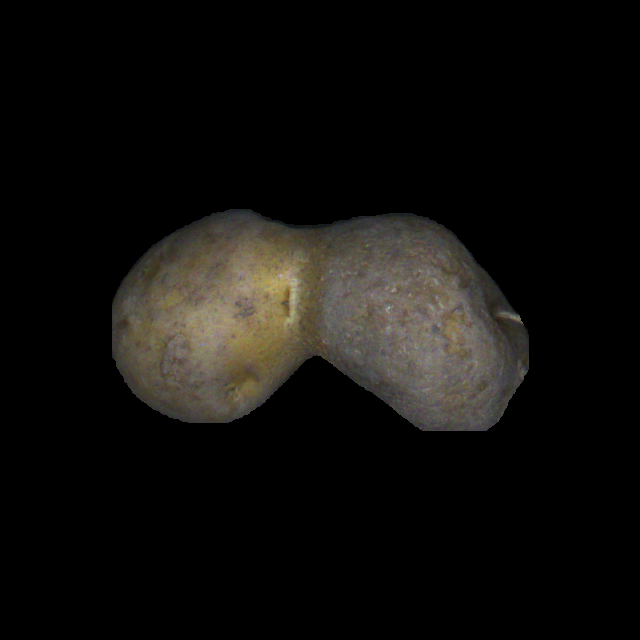
#> input picture 5_classes_malformed/heart/sd_malformed_12_2_1_154_0.png, 640 x 640 px, found by its file name; its folder holds only this picture in this run
$ jupyter execute --allow-errors heart.ipynb   (shell and % lines are left out)
#> lines starting #> are read from the running program, lines starting #| are printed output that depends on the picture; after the words box and inside, x2 and y2 are one past the last pixel; in counts of white or black regions, pixels touching at a corner belong together
[cell 1]
import cv2
import numpy as np
import os
from scipy.interpolate import interp1d
from pyefd import elliptic_fourier_descriptors
import matplotlib.pyplot as plt
import statistics

[cell 2]
# All Requirdef read_images_and_extract_contours_single_image(img_location):

def read_image_and_extract_contour(img_location):
    """Read an image from a given path and extract its largest external contour."""

    image = cv2.imread(img_location)
    gray = cv2.cvtColor(image, cv2.COLOR_BGR2GRAY)
    _, thresh = cv2.threshold(gray, 1, 255, cv2.THRESH_BINARY)
    contours, _ = cv2.findContours(thresh, cv2.RETR_EXTERNAL, cv2.CHAIN_APPROX_NONE)

    if contours:
        # Find the largest contour
        contour = max(contours, key=cv2.contourArea)
        contour = contour.squeeze()  # Remove unnecessary dimensions
        return normalize_contour_points(contour)
    else:
        return None  # Return None if no contours are found

# [9 lines left out: function normalize_contour_points, not called in this run]

def compute_first_10_harmonics(contour, order=30):
    """Compute Fourier coefficients and return the first 10 harmonics."""
    coeffs = elliptic_fourier_descriptors(contour, order=order, normalize=True)
    first_10_harmonics = coeffs[:10]  # Extract the first 10 harmonics
    return first_10_harmonics

# [79 lines left out: functions show_image, plot_harmonic_distribution, compute_S_only_positive, calculate_separator_suggested_change, not called in this run]

[cell 3]
# This Cell section just visualizes the extracted contours

def read_image_and_visualize_contour(img_location):
    """Read an image from a given path and extract its largest external contour."""

    image = cv2.imread(img_location)
    contours_list = []
    gray = cv2.cvtColor(image, cv2.COLOR_BGR2GRAY)
    _, thresh = cv2.threshold(gray, 1, 255, cv2.THRESH_BINARY)
    contours, _ = cv2.findContours(thresh, cv2.RETR_EXTERNAL, cv2.CHAIN_APPROX_NONE)

    if contours:
        # Find the largest contour
        contour = max(contours, key=cv2.contourArea)
        contour = contour.squeeze()  # Remove unnecessary dimensions

        # Normalize the contour points
        normalized_contour = normalize_contour_points(contour)

        # Append the normalized contour to the list
        contours_list.append(normalized_contour)

        # Visualize the contour on the original image
        visualize_contour(image, normalized_contour)

    return contours_list

def visualize_contour(image, contour):
    """Visualize the contour on the image using matplotlib."""
    # Convert image from BGR to RGB for matplotlib
    image_rgb = cv2.cvtColor(image, cv2.COLOR_BGR2RGB)

    # Plot the image
    plt.imshow(image_rgb)

    # Plot the contour on the image
    plt.plot(contour[:, 0], contour[:, 1], color='red', linewidth=2)  # Red contour line

    plt.title("Extracted Contour")
    plt.axis('off')  # Hide axes
    plt.show()

def normalize_contour_points(contour):
    """Normalize contour points for visualization (optional)."""
    # This function could be useful for contour normalization
    # Example: Scaling or translating points to some standard size
    return contour

[cell 4]
# Initialize lists to store separator values
separator_values_compute_s = []
separator_values_suggested_change = []

[cell 5]
# Read in all images of a folder and visualize accordingly

def process_images_in_folder(folder_path):
    """Process all images in a given folder, extract contours, compute harmonics, and calculate separator values."""
    for filename in os.listdir(folder_path):
        if filename.endswith(".png") or filename.endswith(".jpg"):  # Add more image formats if needed
            img_location = os.path.join(folder_path, filename)
            print(f"Processing image: {img_location}")

            # Read image and extract contour
            contour = read_image_and_extract_contour(img_location)
#> in read_image_and_extract_contour, image is the input picture: shape (640, 640, 3); mean B, G, R 12.9, 15.2, 16.6
#> in read_image_and_extract_contour, `gray = cv2.cvtColor(image, cv2.COLOR_BGR2GRAY)`:
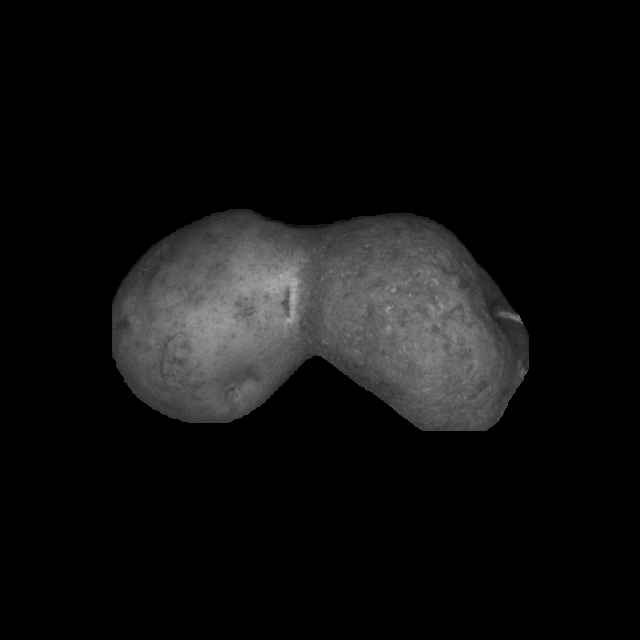
#> gray: shape (640, 640); min 0, max 183, mean 15.4
#> in read_image_and_extract_contour, `_, thresh = cv2.threshold(gray, 1, 255, cv2.THRESH_BINARY)`:
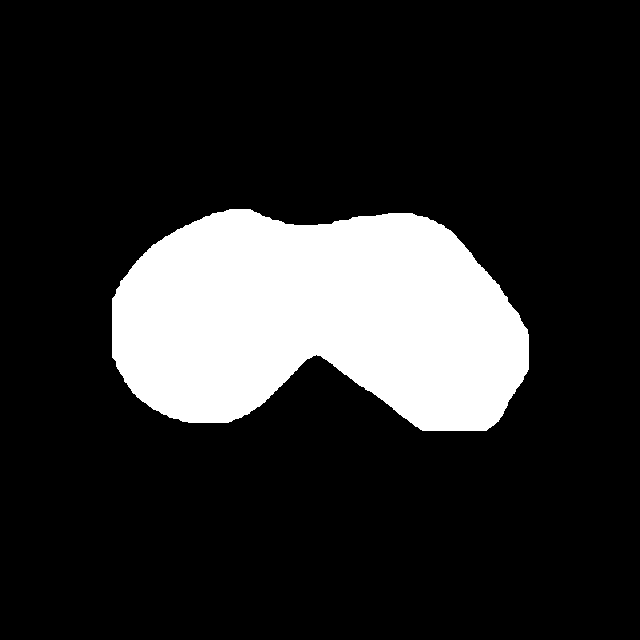
#> thresh: shape (640, 640); 17.2% white; 1 white region
#> in read_image_and_extract_contour, `contours, _ = cv2.findContours(thresh, cv2.RETR_EXTERNAL, cv2.CHAIN_AP..`: contours = 1 contour; box (x1, y1, x2, y2) and area: (112, 209, 529, 431) 69838
#> in read_image_and_extract_contour, `contour = max(contours, key=cv2.contourArea)`: contour = contour of 1030 points, box (x1, y1, x2, y2) (112, 209, 529, 431), area 69838
#> in read_image_and_extract_contour, `contour = contour.squeeze()`: contour = 1030 pairs, first value 112 to 528, second value 209 to 430

            if contour is not None:
                # Visualize the contour
                read_image_and_visualize_contour(img_location)
#> in read_image_and_visualize_contour, `contour = max(contours, key=cv2.contourArea)`: contour = contour of 1030 points, box (x1, y1, x2, y2) (112, 209, 529, 431), area 69838
#> in read_image_and_visualize_contour, `contour = contour.squeeze()`: contour = 1030 pairs, first value 112 to 528, second value 209 to 430
#> in read_image_and_visualize_contour, `normalized_contour = normalize_contour_points(contour)`: normalized_contour has the same summary as contour
#> in visualize_contour, `plt.show()`:
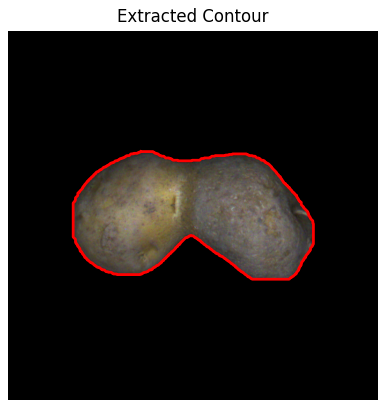
#> figure drawn by matplotlib, 1 panel

                # Compute the first 10 harmonics
                harmonics = compute_first_10_harmonics(contour)

                # Plot the harmonic distribution
                plot_harmonic_distribution(harmonics)

                # Calculate separator values
                S_compute_s = compute_S_only_positive(harmonics, m=3)
                print(f"S (computed): {S_compute_s}")

                S_suggested_change = calculate_separator_suggested_change(harmonics, m=3)
                print(f"S (suggested change): {S_suggested_change}")

                # Store separator values
                separator_values_compute_s.append(S_compute_s)
                separator_values_suggested_change.append(S_suggested_change)

                # Visualize the contour
                # read_image_and_visualize_contour(img_location)
                print("------------------------------------------------------------")

[cell 6]
# Folder path containing images
folder_path = "/home/mishkat/Documents/malformed_potato/5_classes_malformed/heart"  # Change this to your folder path

[cell 7]
# Process images in the specified folder
process_images_in_folder(folder_path)
#> (the call stopped at in compute_first_10_harmonics, `coeffs = elliptic_fourier_descriptors(contour, order=order, normalize=..`: pyefd is not available in this run)

$ run again, on 5_classes_malformed/heart/sd_malformed_12_2_2_260_8.png
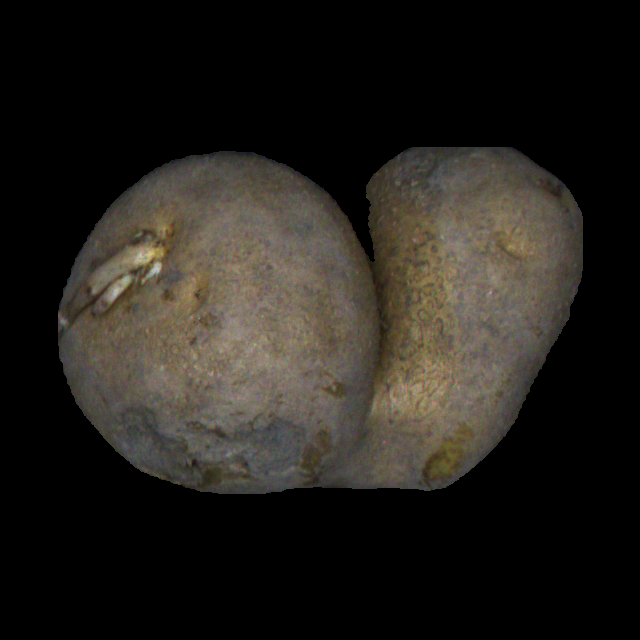
#> input picture 5_classes_malformed/heart/sd_malformed_12_2_2_260_8.png, 640 x 640 px, found by its file name
#> in read_image_and_extract_contour, image is the input picture: shape (640, 640, 3); mean B, G, R 27.4, 32.2, 35.4
#> in read_image_and_extract_contour, `_, thresh = cv2.threshold(gray, 1, 255, cv2.THRESH_BINARY)`:
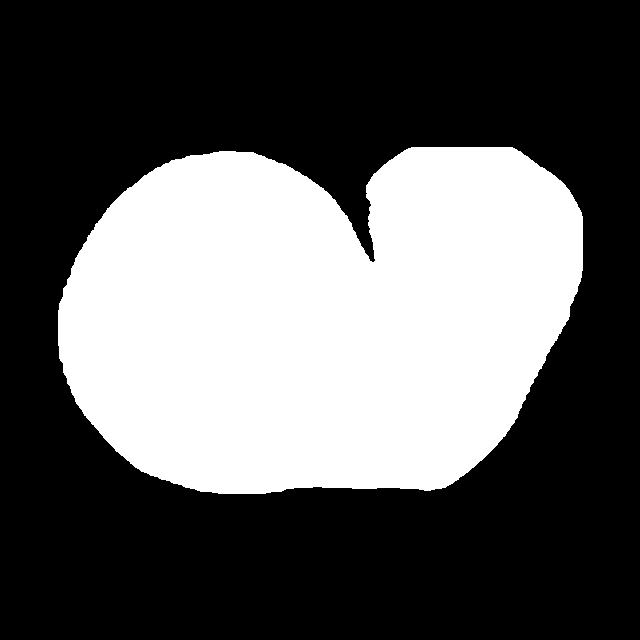
#> thresh: shape (640, 640); 36.1% white; 1 white region
#> in read_image_and_extract_contour, `contours, _ = cv2.findContours(thresh, cv2.RETR_EXTERNAL, cv2.CHAIN_AP..`: contours = 1 contour; box (x1, y1, x2, y2) and area: (58, 147, 583, 494) 147098
#> in read_image_and_extract_contour, `contour = max(contours, key=cv2.contourArea)`: contour = contour of 1471 points, box (x1, y1, x2, y2) (58, 147, 583, 494), area 147098
#> in read_image_and_extract_contour, `contour = contour.squeeze()`: contour = 1471 pairs, first value 58 to 582, second value 147 to 493
#> in read_image_and_visualize_contour, `contour = max(contours, key=cv2.contourArea)`: contour = contour of 1471 points, box (x1, y1, x2, y2) (58, 147, 583, 494), area 147098
#> in read_image_and_visualize_contour, `contour = contour.squeeze()`: contour = 1471 pairs, first value 58 to 582, second value 147 to 493
#> normalized_contour has the same summary as contour
#> in visualize_contour, `plt.show()`:
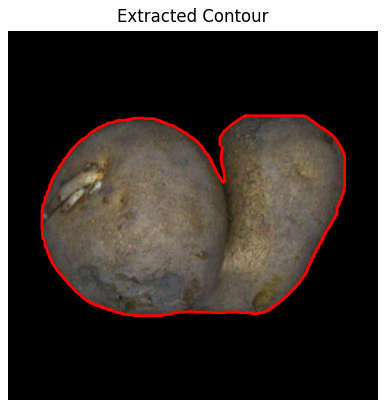
#> figure drawn by matplotlib, 1 panel

$ run again, on 5_classes_malformed/heart/sd_malformed_12_2_2_300_8.png
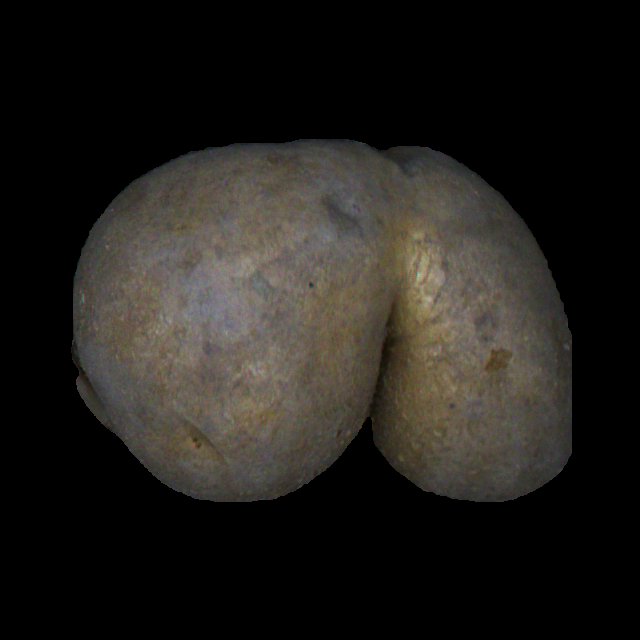
#> input picture 5_classes_malformed/heart/sd_malformed_12_2_2_300_8.png, 640 x 640 px, found by its file name
#> in read_image_and_extract_contour, image is the input picture: shape (640, 640, 3); mean B, G, R 27.2, 30.8, 33.3
#> in read_image_and_extract_contour, `_, thresh = cv2.threshold(gray, 1, 255, cv2.THRESH_BINARY)`:
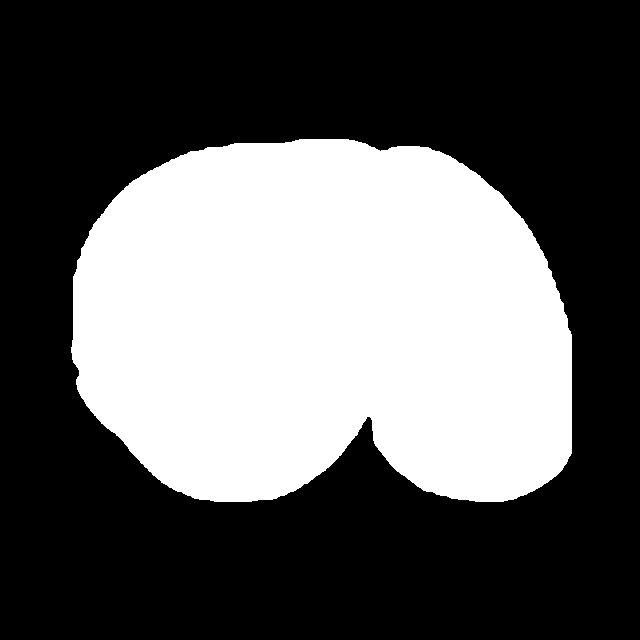
#> thresh: shape (640, 640); 36.9% white; 1 white region
#> in read_image_and_extract_contour, `contours, _ = cv2.findContours(thresh, cv2.RETR_EXTERNAL, cv2.CHAIN_AP..`: contours = 1 contour; box (x1, y1, x2, y2) and area: (71, 139, 572, 502) 150427
#> in read_image_and_extract_contour, `contour = max(contours, key=cv2.contourArea)`: contour = contour of 1406 points, box (x1, y1, x2, y2) (71, 139, 572, 502), area 150427
#> in read_image_and_extract_contour, `contour = contour.squeeze()`: contour = 1406 pairs, first value 71 to 571, second value 139 to 501
#> in read_image_and_visualize_contour, `contour = max(contours, key=cv2.contourArea)`: contour = contour of 1406 points, box (x1, y1, x2, y2) (71, 139, 572, 502), area 150427
#> in read_image_and_visualize_contour, `contour = contour.squeeze()`: contour = 1406 pairs, first value 71 to 571, second value 139 to 501
#> normalized_contour has the same summary as contour
#> in visualize_contour, `plt.show()`:
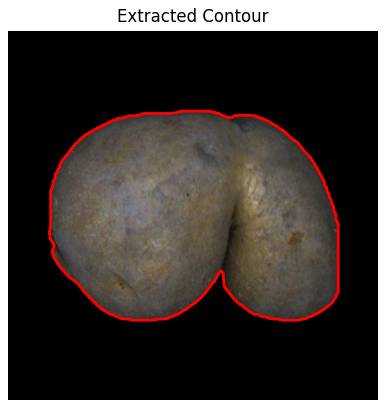
#> figure drawn by matplotlib, 1 panel

$ run again, on 5_classes_malformed/heart/sd_malformed_12_2_1_246_11.png
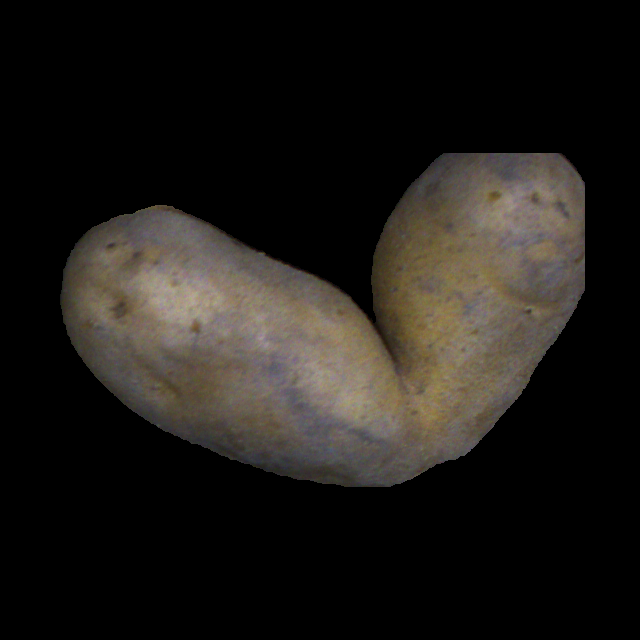
#> input picture 5_classes_malformed/heart/sd_malformed_12_2_1_246_11.png, 640 x 640 px, found by its file name
#> in read_image_and_extract_contour, image is the input picture: shape (640, 640, 3); mean B, G, R 23.2, 26.9, 29.9
#> in read_image_and_extract_contour, `_, thresh = cv2.threshold(gray, 1, 255, cv2.THRESH_BINARY)`:
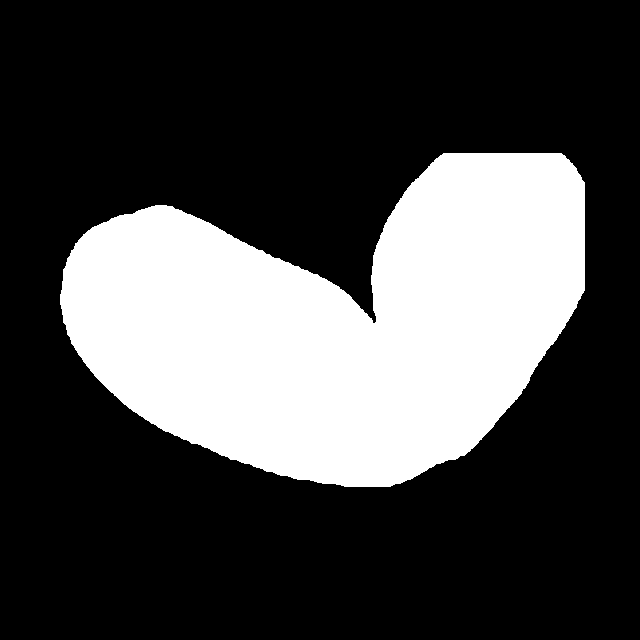
#> thresh: shape (640, 640); 28.1% white; 1 white region
#> in read_image_and_extract_contour, `contours, _ = cv2.findContours(thresh, cv2.RETR_EXTERNAL, cv2.CHAIN_AP..`: contours = 1 contour; box (x1, y1, x2, y2) and area: (60, 153, 585, 487) 114554
#> in read_image_and_extract_contour, `contour = max(contours, key=cv2.contourArea)`: contour = contour of 1423 points, box (x1, y1, x2, y2) (60, 153, 585, 487), area 114554
#> in read_image_and_extract_contour, `contour = contour.squeeze()`: contour = 1423 pairs, first value 60 to 584, second value 153 to 486
#> in read_image_and_visualize_contour, `contour = max(contours, key=cv2.contourArea)`: contour = contour of 1423 points, box (x1, y1, x2, y2) (60, 153, 585, 487), area 114554
#> in read_image_and_visualize_contour, `contour = contour.squeeze()`: contour = 1423 pairs, first value 60 to 584, second value 153 to 486
#> normalized_contour has the same summary as contour
#> in visualize_contour, `plt.show()`:
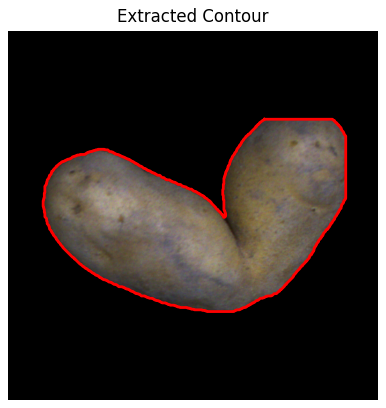
#> figure drawn by matplotlib, 1 panel
